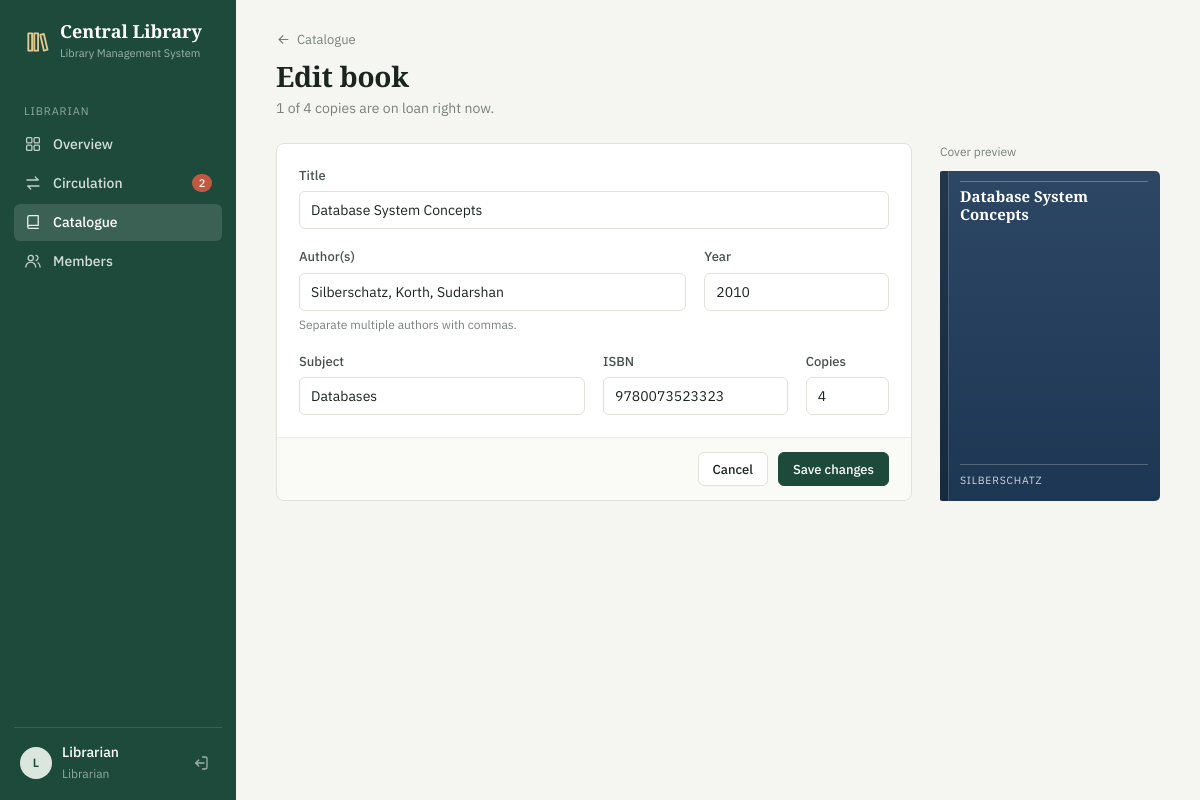
/admin/books/1/edit (signed in), run on the app's committed database.
### tables this page shows
CREATE TABLE books (
    book_id    INTEGER PRIMARY KEY AUTOINCREMENT,
    title      TEXT    NOT NULL,
    author     TEXT    NOT NULL,
    category   TEXT,
    isbn       TEXT    UNIQUE,
    year       INTEGER CHECK (year BETWEEN 1450 AND 2100),
    copies     INTEGER NOT NULL DEFAULT 1 CHECK (copies >= 0)
);

### app.py (the view, shortened to what this page needs)
@app.route("/admin/books/new", methods=["GET", "POST"])
@app.route("/admin/books/<int:book_id>/edit", methods=["GET", "POST"])
@login_required("admin")
def book_form(book_id=None):
    book = query("SELECT * FROM book_stock WHERE book_id=?", (book_id,), one=True) if book_id else None
    if book_id and not book:
        abort(404)
    return render_template("admin/book_form.html", book=book, cats=categories(), editing=bool(book_id))

### app.py (called while the page is built)
def db():
    if "db" not in g:
        g.db = sqlite3.connect(DB)
        g.db.row_factory = sqlite3.Row
        g.db.execute("PRAGMA foreign_keys = ON")
    return g.db

def query(sql, args=(), one=False):
    rows = db().execute(sql, args).fetchall()
    return (rows[0] if rows else None) if one else rows

def scalar(sql, args=()):
    return db().execute(sql, args).fetchone()[0]

def today():
    return date.today().isoformat()

@app.template_filter("cover")
def cover(book_id):
    return COVERS[int(book_id) % len(COVERS)]

@app.template_filter("initials")
def initials(name):
    return "".join(p[0] for p in name.split()[:2]).upper()

@app.context_processor
def globals_():
    nav_overdue = 0
    if "uid" in session:
        sql = "SELECT COUNT(*) FROM issues WHERE return_date IS NULL AND due_date < ?"
        args = [today()]
        if session["role"] != "admin":
            sql += " AND user_id = ?"
            args.append(session["uid"])
        nav_overdue = scalar(sql, args)
    return dict(today=today(), FINE_PER_DAY=FINE_PER_DAY, LOAN_DAYS=LOAN_DAYS, MAX_LOANS=MAX_LOANS,
                nav_overdue=nav_overdue)

def categories():
    return [r[0] for r in query("SELECT DISTINCT category FROM books WHERE category <> '' ORDER BY 1")]

def login_required(role=None):
    def deco(f):
        @wraps(f)
        def wrapper(*a, **kw):
            if "uid" not in session:
                return redirect(url_for("login"))
            if role and session["role"] != role:
                abort(403)
            return f(*a, **kw)
        return wrapper
    return deco

### templates/admin/book_form.html (shortened to what this page needs)
{% extends "app.html" %}
{% import "macros.html" as ui %}
{% block content %}
<a class="back" href="{{ url_for('books') }}">{{ ui.icon('back') }}Catalogue</a>
<div class="page-head">
  <div><h1>{{ 'Edit book' if editing else 'Add a book' }}</h1>
  <p>{% if editing %}{{ book.copies|int - book.available|default(book.copies)|int }} of {{ book.copies }} copies are on loan right now.{% else %}New titles appear in the member catalogue straight away.{% endif %}</p></div>
</div>
<div class="form-layout">
  <form class="panel" method="post">
    <div class="form-grid">
      <div class="f-6"><label for="title">Title</label><input id="title" name="title" value="{{ book.title if book }}" required autofocus></div>
      <div class="f-4"><label for="author">Author(s)</label><input id="author" name="author" value="{{ book.author if book }}" required><div class="hint">Separate multiple authors with commas.</div></div>
      <div class="f-2"><label for="year">Year</label><input id="year" name="year" inputmode="numeric" value="{{ book.year if book and book.year }}" placeholder="e.g. 2015"></div>
      <div class="f-3"><label for="category">Subject</label><input id="category" name="category" list="cats" value="{{ book.category if book }}" placeholder="Pick or type a new one">
        <datalist id="cats">{% for c in cats %}<option value="{{ c }}">{% endfor %}</datalist></div>
      <div class="f-2"><label for="isbn">ISBN</label><input id="isbn" name="isbn" value="{{ book.isbn if book and book.isbn }}" placeholder="13 digits"></div>
      <div class="f-1" style="grid-column:span 1"><label for="copies">Copies</label><input id="copies" name="copies" type="number" min="0" value="{{ book.copies if book else 1 }}" required></div>
    </div>
    <div class="form-foot">
      <a class="btn" href="{{ url_for('books') }}">Cancel</a>
      <button class="btn primary">{{ 'Save changes' if editing else 'Add to catalogue' }}</button>
    </div>
  </form>
  <div class="preview">
    <div class="preview-label">Cover preview</div>
    <div class="cover" id="pv" style="--c: {{ (book.book_id if editing else 0)|cover }}"><span class="cover-t" id="pv-t">{{ book.title if book else 'Book title' }}</span><span class="cover-a" id="pv-a">{{ book.author.split(',')[0] if book and book.author else 'Author' }}</span></div>
  </div>
</div>
{% endblock %}

### static/style.css (style rules this page uses)
:root { --bg: #f5f5f1; --surface: #ffffff; --sunken: #fafaf7; --ink: #1c2420; --ink-2: #48514c; --muted: #7a817c; --line: #e2e1da; --line-2: #edece6; --brand: #1e4a3c; --brand-2: #275c4b; --brand-tint: #e7efe9; --ok: #2b6a4c; --ok-bg: #e8f2ec; --warn: #8f5a0b; --warn-bg: #fbf1df; --danger: #a3301f; --danger-bg: #fbebe8; --r: 6px; --serif: "Source Serif 4", Georgia, "Times New Roman", serif; --sans: "IBM Plex Sans", "Segoe UI", system-ui, sans-serif; }
* { box-sizing: border-box; }
html { -webkit-text-size-adjust: 100%; }
body { margin: 0; background: var(--bg); color: var(--ink); font: 14px/1.5 var(--sans); -webkit-font-smoothing: antialiased; }
a { color: var(--brand); }
h1, h2, h3 { margin: 0; }
.page-head { display: flex; justify-content: space-between; align-items: flex-end; gap: 16px; flex-wrap: wrap; margin-bottom: 24px; }
.page-head h1 { font: 600 28px/1.15 var(--serif); letter-spacing: -.01em; }
.page-head p { margin: 6px 0 0; color: var(--muted); }
.back { display: inline-flex; align-items: center; gap: 6px; margin-bottom: 10px; color: var(--muted); font-size: 13px; text-decoration: none; }
.btn { display: inline-flex; align-items: center; justify-content: center; gap: 7px; height: 34px; padding: 0 14px; border: 1px solid var(--line); border-radius: var(--r); background: var(--surface); color: var(--ink); font: 500 13px var(--sans); text-decoration: none; white-space: nowrap; cursor: pointer; transition: background .12s, border-color .12s; }
.btn.primary { background: var(--brand); border-color: var(--brand); color: #fff; }
label { display: block; margin-bottom: 6px; font-size: 13px; font-weight: 500; color: var(--ink-2); }
input, select { width: 100%; height: 38px; padding: 0 11px; border: 1px solid var(--line); border-radius: var(--r); background: var(--surface); color: var(--ink); font: 14px var(--sans); }
input::placeholder { color: #a3a8a4; }
.hint { margin-top: 5px; font-size: 12px; color: var(--muted); }
.panel { background: var(--surface); border: 1px solid var(--line); border-radius: 8px; }
.cover { --c: #2f5d4a; position: relative; display: flex; flex-direction: column; justify-content: space-between; aspect-ratio: 2 / 3; padding: 16px 12px 12px 20px; overflow: hidden; border-radius: 2px 5px 5px 2px; background: var(--c); background-image: linear-gradient(90deg, rgba(0,0,0,.24) 0, rgba(0,0,0,.24) 8px, rgba(255,255,255,.16) 8px, rgba(255,255,255,.16) 9px, transparent 9px), linear-gradient(180deg, rgba(255,255,255,.06), rgba(0,0,0,.08)); color: #fff; }
.cover::after { content: ""; position: absolute; left: 20px; right: 12px; top: 10px; height: 1px; background: rgba(255,255,255,.28); }
.cover-t { font: 600 15px/1.22 var(--serif); display: -webkit-box; -webkit-line-clamp: 5; -webkit-box-orient: vertical; overflow: hidden; }
.cover-a { padding-top: 8px; border-top: 1px solid rgba(255,255,255,.28); font-size: 10.5px; letter-spacing: .07em; text-transform: uppercase; opacity: .8; white-space: nowrap; overflow: hidden; text-overflow: ellipsis; }
.form-layout { display: grid; grid-template-columns: minmax(0, 1fr) 220px; gap: 28px; align-items: start; }
.form-grid { display: grid; grid-template-columns: repeat(6, minmax(0, 1fr)); gap: 18px; padding: 22px; }
.f-6 { grid-column: span 6; }
.f-4 { grid-column: span 4; }
.f-3 { grid-column: span 3; }
.f-2 { grid-column: span 2; }
.form-foot { display: flex; justify-content: flex-end; gap: 10px; padding: 14px 22px; border-top: 1px solid var(--line-2); background: var(--sunken); border-radius: 0 0 8px 8px; }
.preview-label { margin-bottom: 10px; font-size: 12px; color: var(--muted); }

### data on the page
books: book.copies|int-book.available|default(book.copies)|int "1", copies "4", title "Database System Concepts", author "Silberschatz, Korth, Sudarshan", year "2010", category "Databases", isbn "9780073523323", author "SILBERSCHATZ"

### other printed values
{{ nav_overdue }} "2"
{{ session.name|initials }} "L"
{{ session.name }} "Librarian"
{{ 'Librarian' if session.role == 'admin' else 'Member' }} "Librarian"
{{ 'Edit book' if editing else 'Add a book' }} "Edit book"
{{ 'Save changes' if editing else 'Add to catalogue' }} "Save changes"
